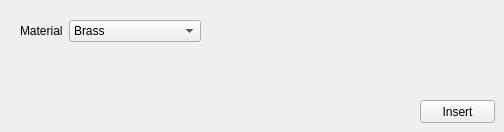
     <widget class="QWidget" name="insertTab_2">
      <attribute name="title">
       <string>Insert</string>
      </attribute>
      <widget class="QPushButton" name="compSurfaceInsertButton">
       <property name="geometry">
        <rect>
         <x>420</x>
         <y>100</y>
         <width>75</width>
         <height>23</height>
        </rect>
       </property>
       <property name="text">
        <string>Insert</string>
       </property>
      </widget>
      <widget class="QWidget" name="layoutWidget_6">
       <property name="geometry">
        <rect>
         <x>20</x>
         <y>20</y>
         <width>181</width>
         <height>22</height>
        </rect>
       </property>
       <layout class="QFormLayout" name="formLayout_18">
        <item row="0" column="0">
         <widget class="QLabel" name="label_70">
          <property name="text">
           <string>Material</string>
          </property>
         </widget>
        </item>
        <item row="0" column="1">
         <widget class="QComboBox" name="compSurfaceInsertComboBoxMaterial">
          <item>
           <property name="text">
            <string>Brass</string>
           </property>
          </item>
          <item>
           <property name="text">
            <string>Gold</string>
           </property>
          </item>
          <item>
           <property name="text">
            <string>Silver</string>
           </property>
          </item>
          <item>
           <property name="text">
            <string>Emerald</string>
           </property>
          </item>
          <item>
           <property name="text">
            <string>Pearl</string>
           </property>
          </item>
          <item>
           <property name="text">
            <string>Ruby</string>
           </property>
          </item>
          <item>
           <property name="text">
            <string>Turquoise</string>
           </property>
          </item>
         </widget>
        </item>
       </layout>
      </widget>
     </widget>
